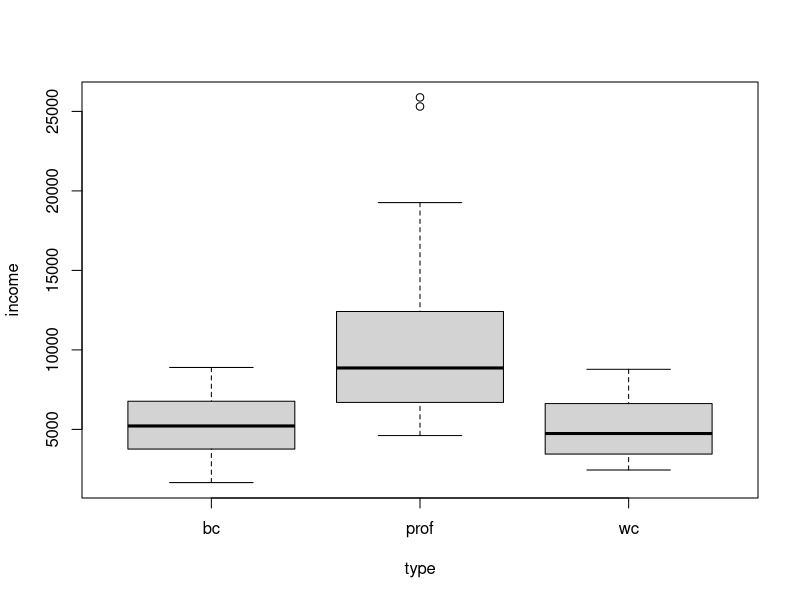

Generate this figure with R: (Note: this script raises an error after producing the figure.)
###Bivariate analysis
rm(list = ls())
require(car)
cor(Prestige$income, Prestige$education)
cor.test(Prestige$income, Prestige$education)
#Anova
# NULL : all population means are equal
#Alternate : at least one population mean is different
# F-ratio = mean between groups S of squares/ mean within ...
boxplot( income ~ type, data = Prestige)
anovamod <- aov(income ~ type, data = Prestige)
summary(anovamod)
# Mean Sq of type = variance in income between the groups of type variable
#Mean Sq of residuals = variances within the groups of type variables
#F statistics = ratio between/within 
TukeyHSD(anovamod, conf.level= 0.95 )
#Chisquare
Prestige$income_cat <- dplyr::ntile(Prestige$income, 4)
table(Prestige$income_cat, Prestige$type)
chisq.test(y = Prestige$income_cat, x = Prestige$type)
# challange
R <- aov(income ~ education + women + prestige + census, type , data = Prestige)
summary(R)
